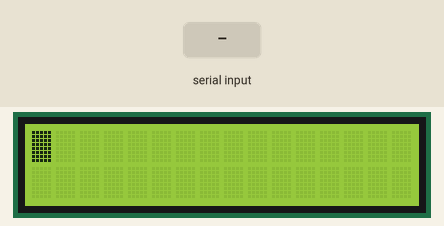
The program below on a simulated Raspberry Pi Pico running CircuitPython. Shown: 16×2 character LCD. Inputs (shaded band) come from the test bench. What the program prints to the serial console is not drawn.

Above: at 1.5 s.
1.6 s: "@display off" typed at the serial console, then Enter
At 2.0 s:
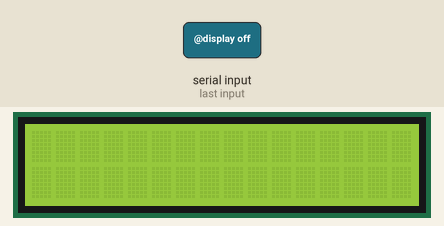
3.1 s: "@cursor off" typed at the serial console, then Enter
4.6 s: "@display on" typed at the serial console, then Enter
At 5.5 s:
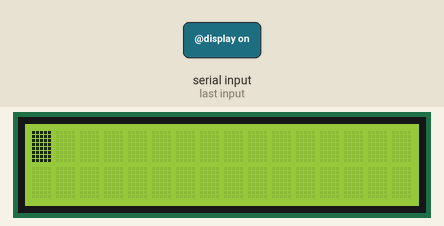
6.1 s: "@blink off" typed at the serial console, then Enter
At 6.6 s:
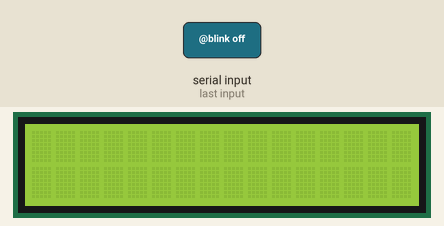
7.6 s: "@cursor on" typed at the serial console, then Enter
9.1 s: "@cursor to the left" typed at the serial console, then Enter
Timing chart, 0 to 11.6 s (numbered marks = the images above; inputs shaded):
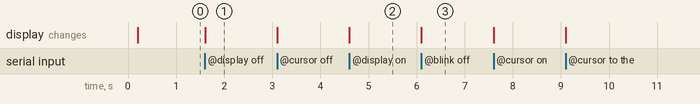

The program:

aqm0802.py
```python
import board
import busio
import time
from adafruit_bus_device.i2c_device import I2CDevice

'''
- 2022/02/19 ver.0.04
- Author : emguse
- Applied to Akizukidenshi's small I2C character display 8X2 'AQM0802A'
- Commands are the same as HD44780 series controllers and can also be used in SC1608
'''

_I2C_ADRESS=0x3e
_FOLLOWER_CTL = 0x6C

_CLEAR_DISP = 0x01
_RETURN_HOME = 0x02

_ENTRY_MODE_SET = 0x04
_INC_DEC = True
_SHIFT_ENTRY = False

_DISP_ON_OFF = 0x08
_DISP_ON_OFF_CTL = True # True = ON
_CURSOR_ON_OFF_CTL = True # True = ON
_CURSOR_BLINK_CTL = True # True = ON

_CURSOR_DISP_SHIFT = 0x10
_SCREEN_CURSOL_SELECT = False
_RIGHT_LEFT_SELECT = True

_FUNCTION_SET = 0x20 # const
_BIT_MODE_8 = True # True it means 8-bit bus mode with MPU
_NUM_OF_LINE_2 = True # True is 2 lines
_DOUBLE_HEIGHT = False # True is double height font
_EXT_INSTRUCTION_SELECT = False

_SET_CGRAM = 0x40
_SET_DDRAM = 0x80

_IOSC_FREQ = 0x10
_BIAS = 0x04
_ADJ_IOSC_FREQ = 0x00

_INITIAL_CONT = 0x20
_COLMUNS = 8
_LINES = 2

class CharacterLcdAqm0802():
    def __init__(self, i2c, colmuns=_COLMUNS, lines=_LINES) -> None:
        self._device = I2CDevice(i2c, _I2C_ADRESS)
        self._inc_dec = _INC_DEC
        self._shift_entry = _SHIFT_ENTRY
        self._disp = _DISP_ON_OFF_CTL
        self._cursor = _CURSOR_ON_OFF_CTL
        self._cur_blink = _CURSOR_BLINK_CTL
        self._screen_cursor_select = _SCREEN_CURSOL_SELECT
        self._right_left_select = _RIGHT_LEFT_SELECT
        self._if_data_len = _BIT_MODE_8
        self._num_of_line = _NUM_OF_LINE_2 # True is 2 lines
        self._double_height = _DOUBLE_HEIGHT
        self._instruction_table = _EXT_INSTRUCTION_SELECT
        self.contrast = _INITIAL_CONT
        self.colmuns = colmuns
        self.lines = lines
        self.init_display()
    def init_display(self):
        self._instruction_table = False
        self._function_set(self._if_data_len, self._num_of_line, self._double_height, self._instruction_table)
        time.sleep(0.0000263)
        self._instruction_table = True
        self._function_set(self._if_data_len, self._num_of_line, self._double_height, self._instruction_table)
        time.sleep(0.0000263)
        self._set_iosc_freq()
        time.sleep(0.0000263)
        self._contrast(_INITIAL_CONT)
        time.sleep(0.0000263)
        self._set_folower()
        time.sleep(0.2)
        self._instruction_table = False
        self._function_set(self._if_data_len, self._num_of_line, self._double_height, self._instruction_table)
        time.sleep(0.0000263)
        self._display_onoff()
        time.sleep(0.0000263)
        self.clear_disp()
        time.sleep(0.108)
        # Initialize changed settings
        self.set_entry_mode()
        time.sleep(0.0000263)
        self.return_home()
    def _send_cmmand(self, com):
        with self._device:
            self._device.write(bytes([0x00, com]))
    def send_chr(self, s):
        with self._device:
            for c in s:
                self._device.write(bytes([0x40, ord(c)]))
    def cut(self, s):
        s = s[:_COLMUNS]
        return s
    def _function_set(self, bit=None, lines=None, double=None, is_=None ):
        if bit is None:
            bit = self._if_data_len
        if lines is None:
            lines = self._num_of_line
        if double is None:
            double = self._double_height
        if is_ is None:
            is_ = self._instruction_table
        self._send_cmmand(_FUNCTION_SET | (bit << 4) | (lines << 3) | (double << 2) | is_)
    def _set_iosc_freq(self):
        self._send_cmmand(_IOSC_FREQ | _BIAS | _ADJ_IOSC_FREQ)
    def _contrast(self, cont):
        c1234 = cont & 0b00001111
        contrast_set = 0b01110000 | c1234
        c56 = (cont & 0b00110000) >> 4
        pw_icon_cont = 0b01010100 | c56
        self._send_cmmand(contrast_set)
        time.sleep(0.0000263)
        self._send_cmmand(pw_icon_cont)
    def _set_folower(self):
        self._send_cmmand(_FOLLOWER_CTL)
    def clear_disp(self):
        self._send_cmmand(_CLEAR_DISP)
    def return_home(self):
        self._send_cmmand(_RETURN_HOME)
    def _entry_mode(self):
        self._send_cmmand(_ENTRY_MODE_SET | (self._inc_dec << 1) | self._shift_entry)
    def _display_onoff(self):
        self._send_cmmand(_DISP_ON_OFF | (self._disp << 2) | (self._cursor << 1) | self._cur_blink)
    def _cursor_disp_shift(self):
        self._send_cmmand(_CURSOR_DISP_SHIFT | (self._screen_cursor_select << 3) | (self._right_left_select << 2))
    def _set_DDRAM_pos(self, pos=0x00):
        self._send_cmmand(_SET_DDRAM | pos)
    # Functions to change settings
    def set_entry_mode(self, dir=_INC_DEC, shift=_SHIFT_ENTRY):
        '''Shift the display to the left  = 1,1 ,
           Shift the display to the right = 1,0'''
        self._inc_dec = dir
        self._shift_entry = shift
        self._entry_mode()
    def set_display_on_off(self, state=_DISP_ON_OFF_CTL):
        '''on = 1 / off = 0'''
        self._disp = state
        self._display_onoff()
    def set_cursor_on_off(self, state=_CURSOR_ON_OFF_CTL):
        '''on = 1 / off = 0'''
        self._cursor = state
        self._display_onoff()
    def set_blink_on_off(self, state=_CURSOR_BLINK_CTL):
        '''on = 1 / off = 0'''
        self._cur_blink = state
        self._display_onoff()
    def set_cursor_disp_shift(self, sc=_SCREEN_CURSOL_SELECT, dir=_RIGHT_LEFT_SELECT):
        '''
        - cursor to the left   = 0,0
        - cursor to the right  = 0,1
        - display to the left  = 1,0
        - display to the right = 1,1
        '''
        self._screen_cursor_select = sc
        self._right_left_select = dir
        self._cursor_disp_shift()
    def set_display_lines(self, line=_NUM_OF_LINE_2):
        '''
        True = 2 lines display mode
        False = 1 line display mode
        '''
        self._num_of_line = line
        self._function_set(lines=self._num_of_line)
    def set_double_hight_fonts(self, hight=_DOUBLE_HEIGHT):
        '''
        - When using double height, display Lines must be set to 1 line
        - If the EXT option pin is connected to high, the font will not be double height
        - In 'AQM0802A', the EXT option pin is connected to Hi by the internal hardware, so the double height is not enabled.
        '''
        self._double_height = hight
        self._function_set(double=self._double_height)
    def set_contrast(self, contrast=_INITIAL_CONT):
        if contrast <= 0x00:
            contrast = 0x00
        if contrast >= 0x3F:
            contrast = 0x3F
        self._instruction_table = True
        self._function_set(is_=self._instruction_table)
        time.sleep(0.0000263)
        self._contrast(contrast)
        time.sleep(0.0000263)
        self._instruction_table = False
        self._function_set(is_=self._instruction_table)
    def move_cursor(self, colmun, line):
        if colmun >= _COLMUNS:
            colmun = _COLMUNS - 1
        if line >= _LINES:
            line = _LINES - 1
        self._send_cmmand(_SET_DDRAM | colmun | (line * 0x40))


def main():
    i2c = busio.I2C(board.GP3, board.GP2)
    lcd = CharacterLcdAqm0802(i2c)
    while True:
        print('Input string')
        s = input()
        #print(bytearray(s))
        #print(s == '@cls')
        if s == '@cls':
            lcd.clear_disp()
            continue
        if s == '@home':
            lcd.return_home()
            continue
        elif s == '@init display':
            lcd.init_display()
            time.sleep(0.0000263)
            lcd.set_entry_mode()
            time.sleep(0.0000263)
            lcd.set_display_on_off()
            time.sleep(0.0000263)
            lcd.set_cursor_on_off()
            time.sleep(0.0000263)
            lcd.set_blink_on_off()
            time.sleep(0.0000263)
            lcd.return_home()
            continue
        elif s == '@display to left':
            lcd.set_entry_mode(1, 1)
            continue
        elif s == '@display to right':
            lcd.set_entry_mode(1, 0)
            continue
        elif s == '@display on':
            lcd.set_display_on_off(1)
            continue
        elif s == '@display off':
            lcd.set_display_on_off(0)
            continue
        elif s == '@cursor on':
            lcd.set_cursor_on_off(1)
            continue
        elif s == '@cursor off':
            lcd.set_cursor_on_off(0)
            continue
        elif s == '@blink on':
            lcd.set_blink_on_off(1)
            continue
        elif s == '@blink off':
            lcd.set_blink_on_off(0)
            continue
        elif s == '@cursor to the left':
            lcd.set_cursor_disp_shift(0, 0)
            continue
        elif s == '@cursor to the right':
            lcd.set_cursor_disp_shift(0, 1)
            continue
        elif s == '@display to the left':
            lcd.set_cursor_disp_shift(1, 0)
            continue
        elif s == '@display to the right':
            lcd.set_cursor_disp_shift(1, 1)
            continue
        elif s == '@2lines':
            lcd.set_display_lines(1)
            continue
        elif s == '@1lines':
            lcd.set_display_lines(0)
            continue
        elif s == '@upper':
            lcd.move_cursor(0, 0)
            continue
        elif s == '@lower':
            lcd.move_cursor(0, 1)
            continue
        elif s == '@make lighter':
            lcd.contrast -= 1
            lcd.set_contrast(lcd.contrast)
            print('contrust set to {}'.format(hex(lcd.contrast)))
            continue
        elif s == '@make richer':
            lcd.contrast += 1
            lcd.set_contrast(lcd.contrast)
            print('contrust set to {}'.format(hex(lcd.contrast)))
            continue
        #lcd.clear_disp()
        if len(s) > lcd.colmuns:
            s = lcd.cut(s)
        lcd.send_chr(str(s))

if __name__ == "__main__":
    main()
```

Measured:
- after the input at 1.6 s, the display: changes at once (image 1)
- after the input at 4.6 s, the display: changes at once (image 2)
- after the input at 6.1 s, the display: changes at once (image 3)
